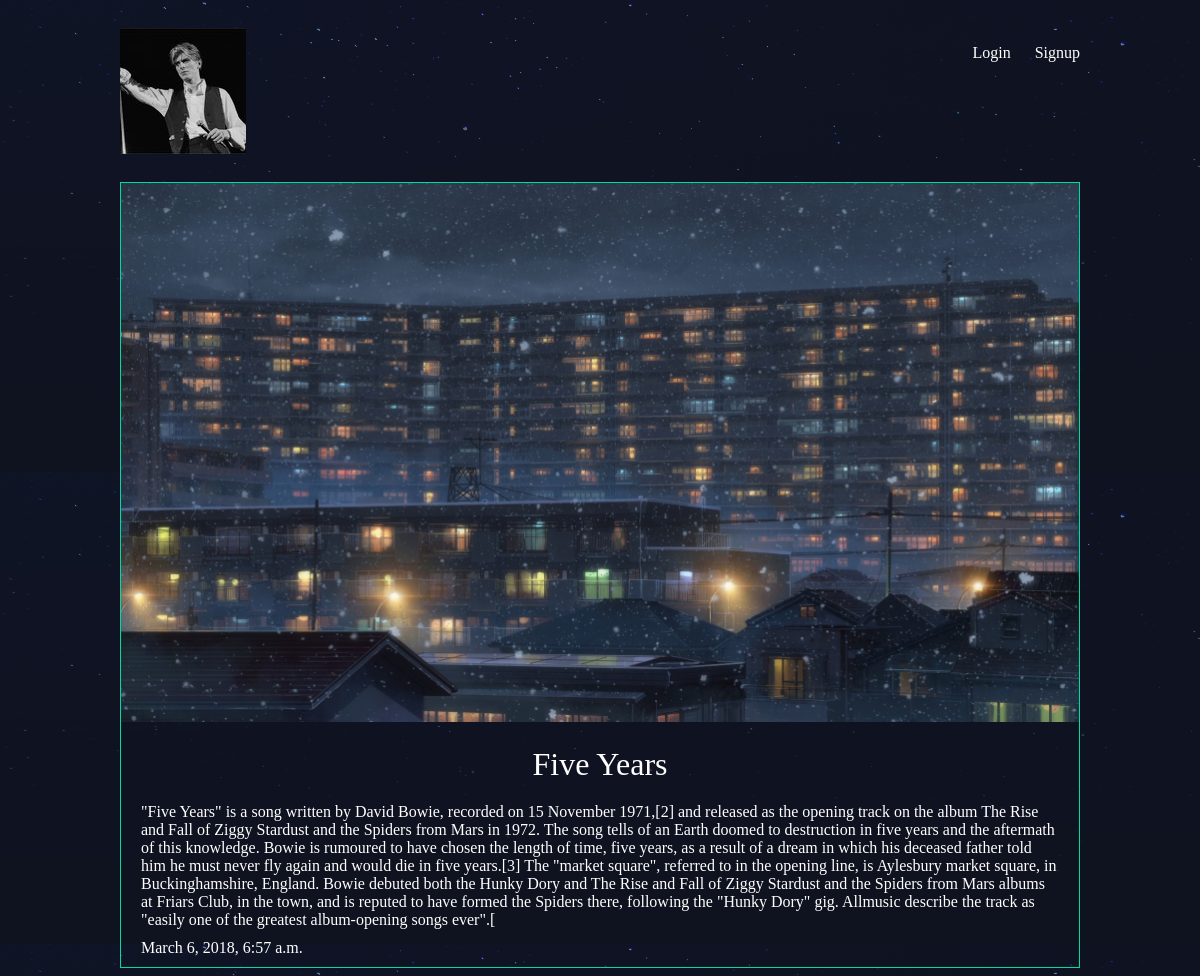
/articles/five-years/, run on the app's committed database.
### articles/models.py (models this page shows, shortened)
class Article(models.Model):
    title = models.CharField(max_length=100)
    slug = models.SlugField()
    body= models.TextField()
    date = models.DateTimeField(auto_now_add=True)
    thumb = models.ImageField(default='default.jpg',blank=True)
    author = models.ForeignKey(User,default=None)

### articles/views.py (the view)
# urls.py: url(r'^(?P<slug>[\w-]+)/$',views.article_details,name="detail"),
def article_details(request,slug):
    article = Article.objects.get(slug=slug)
    return render(request,'articles/article_detail.html',{'article':article})

### articles/templates/articles/article_detail.html
{% extends 'base_layout.html' %}
{% block content %}
<div class="article-detail">
  <div class="article">
    <img src="{{article.thumb.url}}" alt="">
    <h2>{{article.title}}</h2>
    <p>{{article.body}}</p>
    <p>{{article.date}}</p>
  </div>
</div>
{% endblock %}

### assets/styles.css (style rules this page uses)
body { background-color: #0f121f; background-image: url(/static/stars.png); background-repeat-y: no-repeat; color: #fff; }
body * { font-family: Ubuntu; }
h1, h2, h3, h4, h5 { font-weight: normal; margin: 0; }
.article { padding: 10px; border: 1px solid #00dba0; position: relative; padding-bottom: 40px; }
.article h2 { font-size: 1.2em; }
.article-detail .article { padding: 0; }
.article-detail .article img { max-width: 100%; }
.article-detail .article h2 { text-align: center; margin: 20px auto; font-size: 2em }
.article-detail .article p { margin: 10px 20px }

### data on the page
Article: thumb (picture), title "Five Years", body "\"Five Years\" is a song written by David Bowie, recorded on 15 November 1971,[2] and released as the opening track on the album The Rise and Fall of Ziggy Stardust and the Spiders from Mars in 1972. The song tells of an Earth doomed to destruction in five years and the aftermath of this knowledge. Bowie is rumoured to have chosen the length of time, five years, as a result of a dream in which his deceased father told him he must never fly again and would die in five years.[3] The \"market square\", referred to in the opening line, is Aylesbury market square, in Buckinghamshire, England. Bowie debuted both the Hunky Dory and The Rise and Fall of Ziggy Stardust and the Spiders from Mars albums…", date "March 6, 2018, 6:57 a.m."
